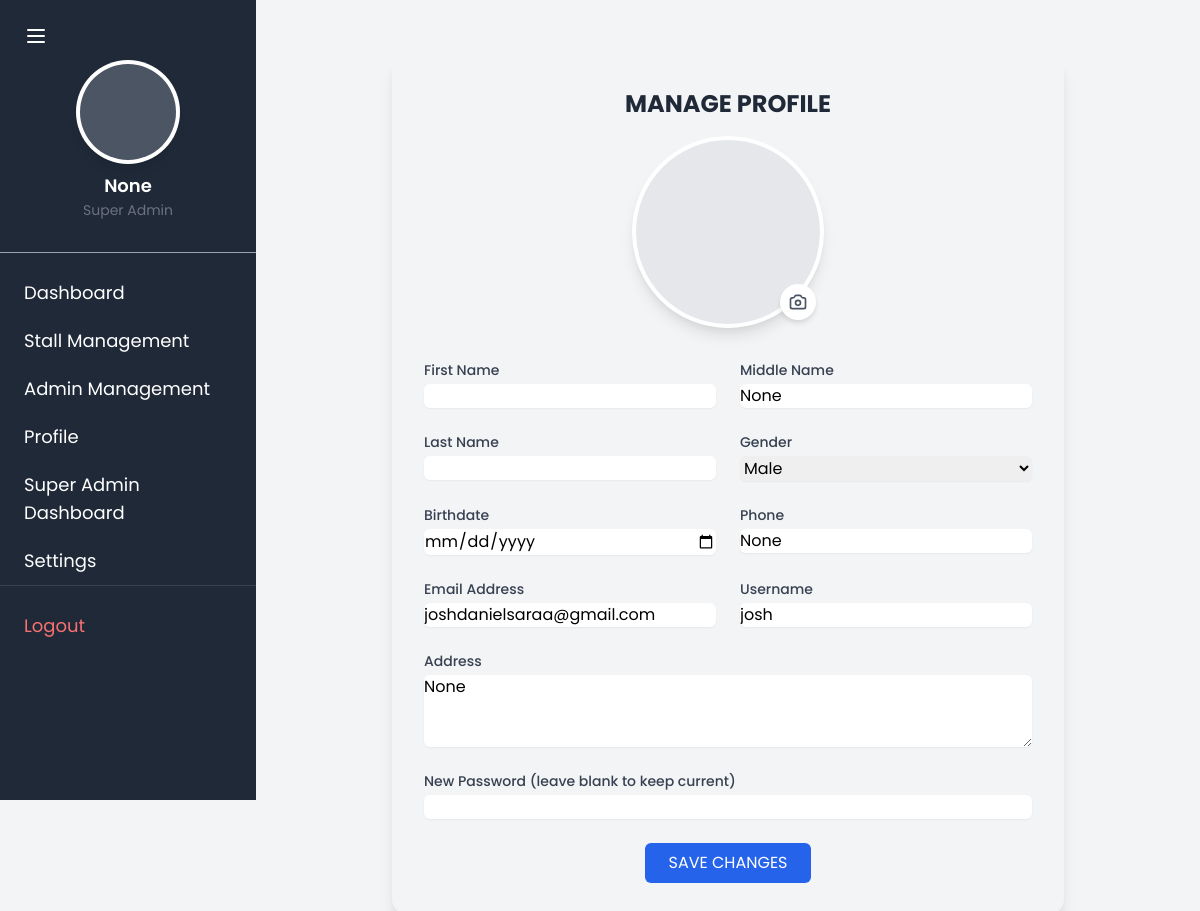
Page /super-admin/profile/ (signed in) on the committed database.
### TriadApp/models.py (models this page shows)
class CustomUser(AbstractUser):
    middle_name = models.CharField(max_length=50, blank=True, null=True)
    gender = models.CharField(max_length=10, blank=True, null=True)
    birthdate = models.DateField(null=True, blank=True)
    phone = models.CharField(max_length=15, blank=True, null=True)
    address = models.TextField(blank=True, null=True)
    profile_image = models.ImageField(upload_to='profile_images/', blank=True, null=True)
    groups = models.ManyToManyField(
        'auth.Group',
        related_name='custom_user_set',
        blank=True,
        help_text='The groups this user belongs to. A user will get all permissions granted to each of their groups.',
        verbose_name='groups',
    )
    user_permissions = models.ManyToManyField(
        'auth.Permission',
        related_name='custom_user_set',
        blank=True,
        help_text='Specific permissions for this user.',
        verbose_name='user permissions',
    )
    class Meta:
        db_table = 'custom_user'

### TriadApp/super_admin.py (the view)
# urls.py: path('super-admin/profile/', super_admin.super_admin_profile, name='super_admin_profile'),
@superuser_required
def super_admin_profile(request):
    return render(request, 'TriadApp/superadmin/super_admin_profile.html', {
        'user': request.user,
        'super_admin': request.user
    })

### TriadApp/templates/TriadApp/superadmin/super_admin_profile.html (shortened to what this page needs)
{% extends 'TriadApp/superadmin/super_admin.html' %}
{% block content %}
<div class="max-w-2xl mx-auto my-8">
    <div class="bg-gradient-to-b from-orange-50 to-orange-100 rounded-2xl shadow-lg p-8">
        <div class="text-center mb-8">
            <h1 class="text-2xl font-bold text-gray-800 mb-4">MANAGE PROFILE</h1>
            <div class="relative w-48 h-48 mx-auto mb-6">
                {% if user.profile_image %}
                    <img src="{{ user.profile_image.url }}"
                         alt="Profile Picture"
                         class="w-full h-full rounded-full object-cover border-4 border-white shadow-lg"
                         id="profilePreview">
                {% else %}
                    <div class="w-full h-full rounded-full bg-gray-200 border-4 border-white shadow-lg"
                         id="profilePreview"></div>
                {% endif %}
                <label for="profileImage"
                       class="absolute bottom-2 right-2 bg-white rounded-full p-2 shadow-md cursor-pointer hover:bg-gray-50">
                </label>
            </div>
        </div>
        <form method="POST" enctype="multipart/form-data" class="space-y-6" id="profileForm">
            <div class="grid grid-cols-2 gap-6">
                <div>
                    <label for="firstname" class="block text-sm font-medium text-gray-700">First Name</label>
                    <input type="text" id="firstname" name="firstname" value="{{ user.first_name }}"
                           class="mt-1 block w-full rounded-md border-gray-300 shadow-sm focus:border-blue-500 focus:ring-blue-500">
                </div>
                <div>
                    <label for="middle_name" class="block text-sm font-medium text-gray-700">Middle Name</label>
                    <input type="text" id="middle_name" name="middle_name" value="{{ user.middle_name }}"
                           class="mt-1 block w-full rounded-md border-gray-300 shadow-sm focus:border-blue-500 focus:ring-blue-500">
                </div>
                <div>
                    <label for="lastname" class="block text-sm font-medium text-gray-700">Last Name</label>
                    <input type="text" id="lastname" name="lastname" value="{{ user.last_name }}"
                           class="mt-1 block w-full rounded-md border-gray-300 shadow-sm focus:border-blue-500 focus:ring-blue-500">
                </div>
                <div>
                    <label for="gender" class="block text-sm font-medium text-gray-700">Gender</label>
                    <select id="gender" name="gender"
                            class="mt-1 block w-full rounded-md border-gray-300 shadow-sm focus:border-blue-500 focus:ring-blue-500">
                        <option value="Male" {% if user.gender == 'Male' %}selected{% endif %}>Male</option>
                    </select>
                </div>
                <div>
                    <label for="birthdate" class="block text-sm font-medium text-gray-700">Birthdate</label>
                    <input type="date" id="birthdate" name="birthdate" value="{{ user.birthdate|date:'Y-m-d' }}"
                           class="mt-1 block w-full rounded-md border-gray-300 shadow-sm focus:border-blue-500 focus:ring-blue-500">
                </div>
                <div>
                    <label for="phone" class="block text-sm font-medium text-gray-700">Phone</label>
                    <input type="tel" id="phone" name="phone" value="{{ user.phone }}"
                           class="mt-1 block w-full rounded-md border-gray-300 shadow-sm focus:border-blue-500 focus:ring-blue-500">
                </div>
                <div>
                    <label for="email" class="block text-sm font-medium text-gray-700">Email Address</label>
                    <input type="email" id="email" name="email" value="{{ user.email }}"
                           class="mt-1 block w-full rounded-md border-gray-300 shadow-sm focus:border-blue-500 focus:ring-blue-500">
                </div>
                <div>
                    <label for="username" class="block text-sm font-medium text-gray-700">Username</label>
                    <input type="text" id="username" name="username" value="{{ user.username }}"
                           class="mt-1 block w-full rounded-md border-gray-300 shadow-sm focus:border-blue-500 focus:ring-blue-500">
                </div>
                <div class="col-span-2">
                    <label for="address" class="block text-sm font-medium text-gray-700">Address</label>
                    <textarea id="address" name="address" rows="3"
                              class="mt-1 block w-full rounded-md border-gray-300 shadow-sm focus:border-blue-500 focus:ring-blue-500">{{ user.address }}</textarea>
                </div>
                <div class="col-span-2">
                    <label for="password" class="block text-sm font-medium text-gray-700">New Password (leave blank to keep current)</label>
                    <input type="password" id="password" name="password"
                           class="mt-1 block w-full rounded-md border-gray-300 shadow-sm focus:border-blue-500 focus:ring-blue-500">
                </div>
            </div>
            <div class="flex justify-center mt-8">
                <button type="submit"
                        class="px-6 py-2 bg-blue-600 text-white rounded-md hover:bg-blue-700 focus:outline-none focus:ring-2 focus:ring-blue-500 focus:ring-offset-2 transform transition-all duration-200 hover:scale-105">
                    SAVE CHANGES
                </button>
            </div>
        </form>
    </div>
</div>
{% endblock %}

### TriadApp/templates/TriadApp/superadmin/super_admin.html (shortened to what this page needs)
<!DOCTYPE html>
<html lang="en">
<head>
    <link href="https://cdn.jsdelivr.net/npm/tailwindcss@2.2.16/dist/tailwind.min.css" rel="stylesheet">
</head>
<body class="bg-gray-100">
    <div class="flex">
        <button id="sidebarToggle" class="fixed top-4 left-4 z-50 p-2 bg-gray-800 text-white rounded-md hover:bg-gray-700">
            <svg class="w-6 h-6" fill="none" stroke="currentColor" viewBox="0 0 24 24">
                <path stroke-linecap="round" stroke-linejoin="round" stroke-width="2" d="M4 6h16M4 12h16M4 18h16" />
            </svg>
        </button>
        <div id="sidebar" class="w-64 h-screen bg-gray-800 text-white fixed sidebar">
            <div class="p-4 border-b border-gray-400 mt-10">
                <div class="flex flex-col items-center space-y-3 mb-4 mt-2">
                    {% if super_admin.profile_image %}
                        <div class="w-24 h-24 rounded-full overflow-hidden ring-4 ring-white shadow-lg">
                            <img id="profile"
                                 src="{{ super_admin.profile_image.url }}"
                                 alt="Profile Picture"
                                 class="w-full h-full object-cover">
                        </div>
                    {% else %}
                        <div id="profileFallback"
                             class="w-24 h-24 rounded-full bg-gray-600 flex items-center justify-center ring-4 ring-white shadow-lg">
                        </div>
                    {% endif %}
                    <div class="text-center">
                        <h2 class="text-lg font-semibold text-white-800">
                            {{ super_admin.first_name }} {{ super_admin.middle_name }} {{ super_admin.last_name }}
                        </h2>
                        <p class="text-sm text-gray-500">
                            Super Admin
                        </p>
                    </div>
                </div>
            </div>
            <nav class="mt-4">
                <ul>
                    <li>
                        <a href="{% url 'super_admin' %}" class="block py-2.5 px-6 text-lg hover:bg-gray-700">Dashboard</a>
                    </li>
                    <li>
                        <a href="{% url 'add_stall' %}" class="block py-2.5 px-6 text-lg hover:bg-gray-700">Stall Management</a>
                    </li>
                    <li>
                        <a href="{% url 'register_admin' %}" class="block py-2.5 px-6 text-lg hover:bg-gray-700">Admin Management</a>
                    </li>
                    <li>
                        <a href="{% url 'super_admin_profile' %}" class="block py-2.5 px-6 text-lg hover:bg-gray-700">Profile</a>
                    </li>
                    <li>
                        <a href="{% url 'admin:index' %}" class="block py-2.5 px-6 text-lg hover:bg-gray-700">Super Admin Dashboard</a>
                    </li>
                    <li>
                        <a href="#" class="block py-2.5 px-6 text-lg hover:bg-gray-700">Settings</a>
                    </li>
                    <li class="mt-auto border-t border-gray-700 pt-4">
                        <a href="{% url 'logout' %}"
                           class="block py-2.5 px-6 text-lg text-red-400 hover:bg-gray-700 hover:text-red-300">
                            <div class="flex items-center">
                                <span>Logout</span>
                            </div>
                        </a>
                    </li>
                </ul>
            </nav>
        </div>
        <div id="mainContent" class="flex-1 ml-64 p-6">
            {% block content %}{% endblock %}
        </div>
    </div>
</body>
</html>

### TriadApp/templates/TriadApp/superadmin/super_admin.html (style rules this page uses)
* { font-family: 'Poppins', sans-serif; }
.sidebar, .flex-1 { transition: all 0.3s ease-in-out; }

### TriadApp/templates/TriadApp/superadmin/super_admin_profile.html (style rules this page uses)
* { font-family: 'Poppins', sans-serif; }

### rows in the picture
CustomUser: middle_name "None", phone "None", email "joshdanielsaraa@gmail.com", username "josh", address "None"
